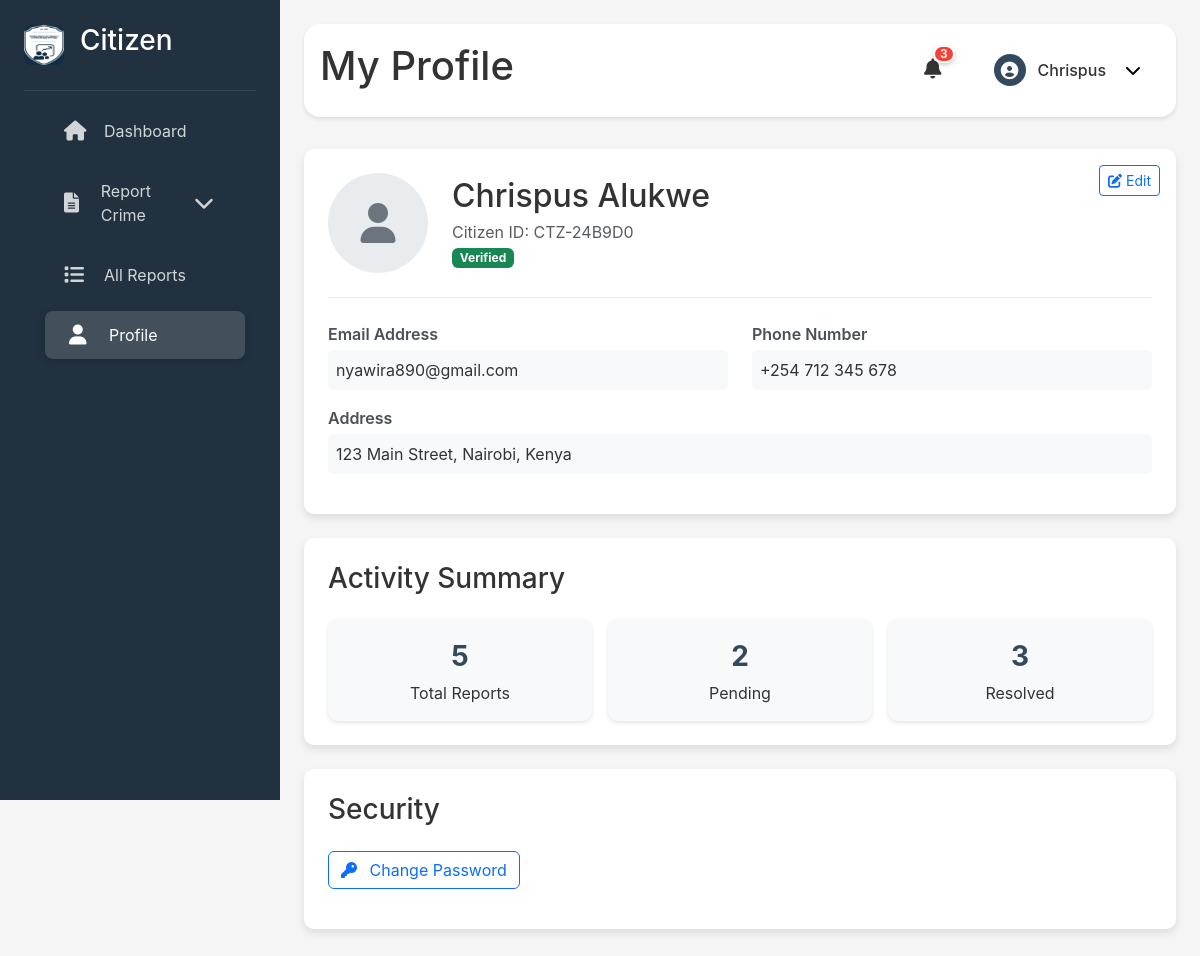
Page /citizen-profile/ (signed in) on the committed database.
### citizens/models.py (models this page shows, shortened)
class CustomUser(AbstractUser):
    email = models.EmailField(unique=True)
    username = None
    first_name = models.CharField(max_length=50)
    last_name = models.CharField(max_length=50)
    citizen_id = models.CharField(max_length=50, unique=True, null=True, blank=True)
    USERNAME_FIELD = "email"
    REQUIRED_FIELDS = ["first_name", "last_name"]
    objects = CustomUserManager()  # Use the custom manager
    groups = models.ManyToManyField(Group, related_name="customuser_set", blank=True)
    user_permissions = models.ManyToManyField(Permission, related_name="customuser_permissions_set", blank=True)

### citizens/views.py (the view)
# urls.py: path('citizen-profile/', citizen_profile, name='citizen-profile'),
def citizen_profile(request):
    return render(request, 'profile.html')

### citizens/templates/profile.html (shortened to what this page needs)
{% load static %}
<!DOCTYPE html>
<html lang="en">
<head>
    <link href="https://cdn.jsdelivr.net/npm/bootstrap@5.3.3/dist/css/bootstrap.min.css" rel="stylesheet">
    <link rel="stylesheet" href="https://cdn.jsdelivr.net/npm/bootstrap-icons@1.11.3/font/bootstrap-icons.min.css">
    <link href="https://cdnjs.cloudflare.com/ajax/libs/font-awesome/6.0.0/css/all.min.css" rel="stylesheet">
    <link rel="stylesheet" href="{% static 'css/homepage.css' %}">
    <link rel="stylesheet" href="{% static 'css/profile.css' %}">
</head>
<body>
    <div class="app-container">
        <nav class="sidebar d-none d-md-flex">
            <div class="sidebar-content">
                <div class="sidebar-header">
                    <div class="logo-container">
                    <img src="{% static 'images/logo.jpg' %}" alt="CARS Logo" class="logo">
                    <h3>Citizen</h3>
                    </div>
                </div>
            <div class="nav-items">
                <a href="{% url 'citizens' %}" class="nav-item">
                    <i class="fas fa-home"></i>
                    <span>Dashboard</span>
                </a>
                <a href="#" class="nav-item" data-bs-toggle="dropdown">
                    <i class="fas fa-file-alt"></i>
                    <span>Report Crime</span>
                    <i class="fas fa-chevron-down ms-2 d-none d-md-inline"></i>
                </a>
                <a href="{% url 'all_reports' %}" class="nav-item">
                    <i class="fas fa-list"></i>
                    <span>All Reports</span>
                </a>
                <a href="#citizen-profile" class="nav-item active">
                    <i class="fas fa-user"></i>
                    <span>Profile</span>
                </a>
            </div>
        </nav>
        <main class="main-content">
            <header class="content-header">
                <h1>My Profile</h1>
                <div class="header-actions">
                    <div class="notifications" data-bs-toggle="dropdown">
                        <i class="fas fa-bell"></i>
                        <div class="notification-badge">3</div>
                    </div>
                    <div class="user-profile dropdown">
                        <button class="user-profile-btn" data-bs-toggle="dropdown" aria-expanded="false">
                            <div class="avatar-container">
                                <i class="fas fa-user-circle"></i>
                            </div>
                            <span class="username d-none d-md-inline">{{ request.user.first_name }}</span>
                            <i class="fas fa-chevron-down d-none d-md-inline ms-2"></i>
                        </button>
                    </div>
                </div>
            </header>
            <div class="content-body">
                <div class="profile-card position-relative">
                    <button class="btn btn-sm btn-outline-primary edit-btn" data-bs-toggle="modal" data-bs-target="#editProfileModal">
                        <i class="fas fa-edit"></i> Edit
                    </button>
                    <div class="profile-header">
                        <div class="profile-avatar">
                            <i class="fas fa-user"></i>
                        </div>
                        <div class="profile-info">
                            <h2 id="user-fullname">{{ request.user.first_name }} {{ request.user.last_name }}</h2>
                            <p class="text-muted mb-0" id="user-id">Citizen ID: {{user.citizen_id}}</p>
                            <span class="badge bg-success">Verified</span>
                        </div>
                    </div>
                    <div class="row">
                        <div class="col-md-6">
                            <div class="profile-field">
                                <div class="profile-field-label">Email Address</div>
                                <div class="profile-field-value" id="user-email">{{ request.user.email }}</div>
                            </div>
                        </div>
                        <div class="col-md-6">
                            <div class="profile-field">
                                <div class="profile-field-label">Phone Number</div>
                                <div class="profile-field-value" id="user-phone">+254 712 345 678</div>
                            </div>
                        </div>
                        <div class="col-md-12">
                            <div class="profile-field">
                                <div class="profile-field-label">Address</div>
                                <div class="profile-field-value" id="user-address">123 Main Street, Nairobi, Kenya</div>
                            </div>
                        </div>
                    </div>
                </div>
                <div class="profile-card">
                    <h3 class="mb-4">Activity Summary</h3>
                    <div class="profile-stats">
                        <div class="stat-card">
                            <div class="stat-number" id="reports-total">5</div>
                            <div class="stat-label">Total Reports</div>
                        </div>
                        <div class="stat-card">
                            <div class="stat-number" id="reports-pending">2</div>
                            <div class="stat-label">Pending</div>
                        </div>
                        <div class="stat-card">
                            <div class="stat-number" id="reports-resolved">3</div>
                            <div class="stat-label">Resolved</div>
                        </div>
                    </div>
                </div>
                <div class="profile-card">
                    <h3 class="mb-4">Security</h3>
                    <button class="btn btn-outline-primary mb-3" data-bs-toggle="modal" data-bs-target="#changePasswordModal">
                        <i class="fas fa-key me-2"></i> Change Password
                    </button>
                </div>
            </div>
        </main>
    </div>
</body>
</html>

### citizens/Static/css/homepage.css (style rules this page uses)
:root { --primary-color: #34495e; --secondary-color: #22313f; --background-color: #f5f5f5; --danger-color: #f44336; --text-color: #333; --sidebar-width: 280px; --mobile-sidebar-width: 70px; --header-height: 64px; --shadow-sm: 0 2px 4px rgba(0,0,0,0.1); --shadow-md: 0 4px 6px rgba(0,0,0,0.1); --border-radius: 1rem; }
body { margin: 0; padding: 0; background-color: var(--background-color); font-family: 'Inter', system-ui, -apple-system, sans-serif; color: var(--text-color); }
.app-container { display: flex; min-height: 100vh; max-width: 100%; overflow-x: hidden; position: relative; width: 100%; }
.sidebar { width: var(--sidebar-width); background: var(--secondary-color); position: fixed; height: 100vh; color: white; z-index: 1000; }
.sidebar-content { display: flex; flex-direction: column; height: 100%; padding: 1.5rem; }
.logo-container { display: flex; align-items: center; gap: 1rem; padding-bottom: 1.5rem; border-bottom: 1px solid rgba(255, 255, 255, 0.1); }
.logo-container .logo { width: 40px; height: 40px; border-radius: 8px; }
.nav-items { display: flex; flex-direction: column; padding: 1rem; }
.nav-item { display: flex; align-items: center; padding: 0.75rem 1.5rem; color: rgba(255,255,255,0.8); text-decoration: none; transition: all 0.3s ease; border-radius: 8px; margin-bottom: 0.75rem; }
.nav-item i { width: 24px; font-size: 1.25rem; }
.nav-item span { margin-left: 1rem; }
.nav-item:hover, .nav-item.active { color: white; background-color: rgba(255, 255, 255, 0.15); transform: translateX(5px); box-shadow: 0 2px 8px rgba(0, 0, 0, 0.15); }
.main-content { flex: 1; margin-left: var(--sidebar-width); padding: 1.5rem; }
.content-header { display: flex; justify-content: space-between; align-items: center; margin-bottom: 2rem; background-color: white; padding: 1rem; border-radius: var(--border-radius); box-shadow: var(--shadow-sm); }
.header-actions { display: flex; align-items: center; gap: 1.5rem; }
.user-profile { display: flex; align-items: center; gap: 0.75rem; cursor: pointer; padding: 0.5rem; border-radius: 0.5rem; transition: background-color 0.3s ease; }
.user-profile-btn { display: flex; align-items: center; gap: 0.75rem; padding: 0.4rem 0.75rem; border: none; background: transparent; border-radius: 0.5rem; transition: all 0.3s ease; }
.avatar-container { width: 32px; height: 32px; display: flex; align-items: center; justify-content: center; border-radius: 50%; background: var(--primary-color); color: white; }
.avatar-container i { font-size: 1.1rem; }
.username { font-weight: 500; color: var(--text-color); }
.stat-card { background: white; padding: 1.5rem; border-radius: var(--border-radius); box-shadow: var(--shadow-sm); }
.notifications { position: relative; padding: 0.5rem; cursor: pointer; border-radius: 0.5rem; transition: background-color 0.3s ease; }
.notification-badge { position: absolute; top: -5px; right: -5px; min-width: 18px; height: 18px; padding: 0 5px; border-radius: 9px; background-color: var(--danger-color); color: white; font-size: 0.75rem; font-weight: 600; display: flex; align-items: center; justify-content: center; border: 2px solid white; box-shadow: 0 2px 4px rgba(0, 0, 0, 0.2); }
.notifications .fa-bell { font-size: 1.25rem; color: var(--text-color); }

### citizens/Static/css/profile.css (style rules this page uses)
.profile-card { background-color: white; border-radius: 10px; box-shadow: 0 4px 8px rgba(0, 0, 0, 0.1); padding: 1.5rem; margin-bottom: 1.5rem; }
.profile-header { display: flex; align-items: center; margin-bottom: 1.5rem; border-bottom: 1px solid #eaeaea; padding-bottom: 1.5rem; }
.profile-avatar { width: 100px; height: 100px; border-radius: 50%; background-color: #e9ecef; display: flex; align-items: center; justify-content: center; font-size: 40px; margin-right: 1.5rem; color: #6c757d; }
.profile-info h2 { margin-bottom: 0.25rem; }
.profile-field { margin-bottom: 1rem; }
.profile-field-label { font-weight: 600; color: #495057; margin-bottom: 0.25rem; }
.profile-field-value { padding: 0.5rem; background-color: #f8f9fa; border-radius: 5px; }
.profile-stats { display: grid; grid-template-columns: repeat(3, 1fr); gap: 1rem; }
.stat-card { text-align: center; padding: 1rem; background-color: #f8f9fa; border-radius: 10px; transition: all 0.2s ease; }
.stat-number { font-size: 1.75rem; font-weight: 700; color: var(--primary-color); margin-bottom: 0.25rem; }
.edit-btn { position: absolute; top: 1rem; right: 1rem; }

### rows in the picture
CustomUser: user.first_name "Chrispus", user.last_name "Alukwe", citizen_id "CTZ-24B9D0", user.email "nyawira890@gmail.com"
